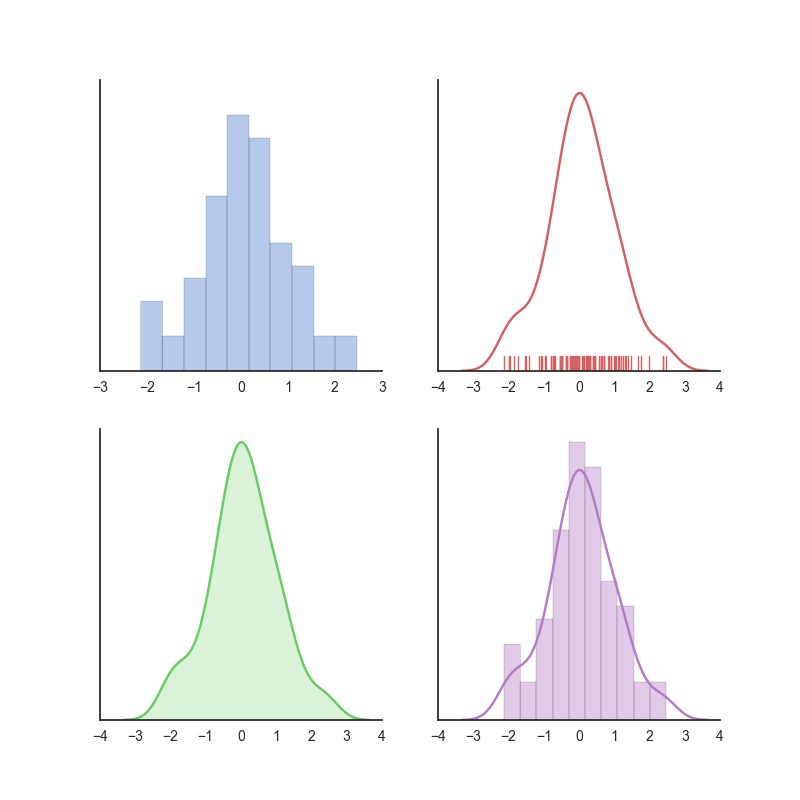

This figure's Python source:
"""
Distribution plot options
# https://stanford.edu/~mwaskom/software/seaborn/examples/distplot_options.html
=========================

"""
import numpy as np
import seaborn as sns
import matplotlib.pyplot as plt

sns.set(style="white", palette="muted", color_codes=True)
rs = np.random.RandomState(10)

# Set up the matplotlib figure
f, axes = plt.subplots(2, 2, figsize=(8, 8), sharex=False)
sns.despine(left=False)

# Generate a random univariate dataset
d = rs.normal(size=100)

# Plot a simple histogram with binsize determined automatically
sns.distplot(d, kde=False, color="b", ax=axes[0, 0])

# Plot a kernel density estimate and rug plot
sns.distplot(d, hist=False, rug=True, color="r", ax=axes[0, 1])

# Plot a filled kernel density estimate
sns.distplot(d, hist=False, color="g", kde_kws={"shade": True}, ax=axes[1, 0])

# Plot a historgram and kernel density estimate
sns.distplot(d, color="m", ax=axes[1, 1])

plt.setp(axes, yticks=[])
#plt.tight_layout()
plt.show()
